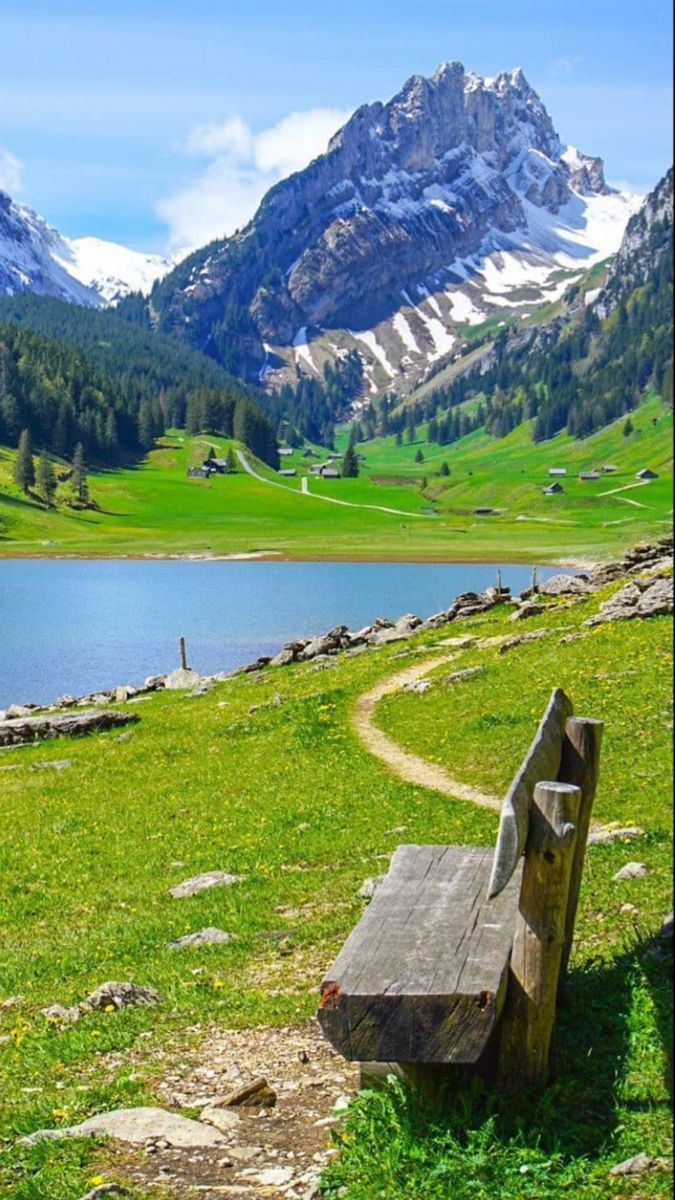
#> input picture utils/assets/peaceful_scenic.jpg, 675 x 1200 px, found by its file name
$ python OpenCV_test2_manip.py
#> lines starting #> are read from the running program, lines starting #| are printed output that depends on the picture
import cv2
import numpy as np

img = cv2.imread("assets/peaceful_scenic.jpg")
#> img is the input picture: shape (1200, 675, 3); mean B, G, R 112.7, 144.9, 119.9


#RESIZE
img = cv2.resize(img, (400, 800))
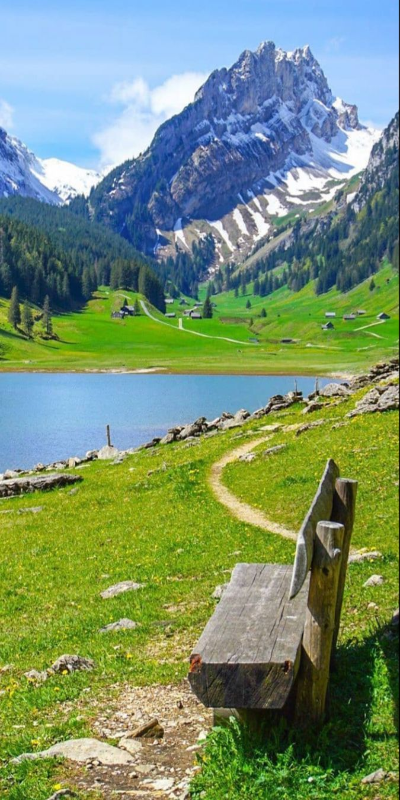
#> img: shape (800, 400, 3); mean B, G, R 112.6, 144.8, 119.8
img = cv2.resize(img, (0,0), fx = 2, fy = 1)
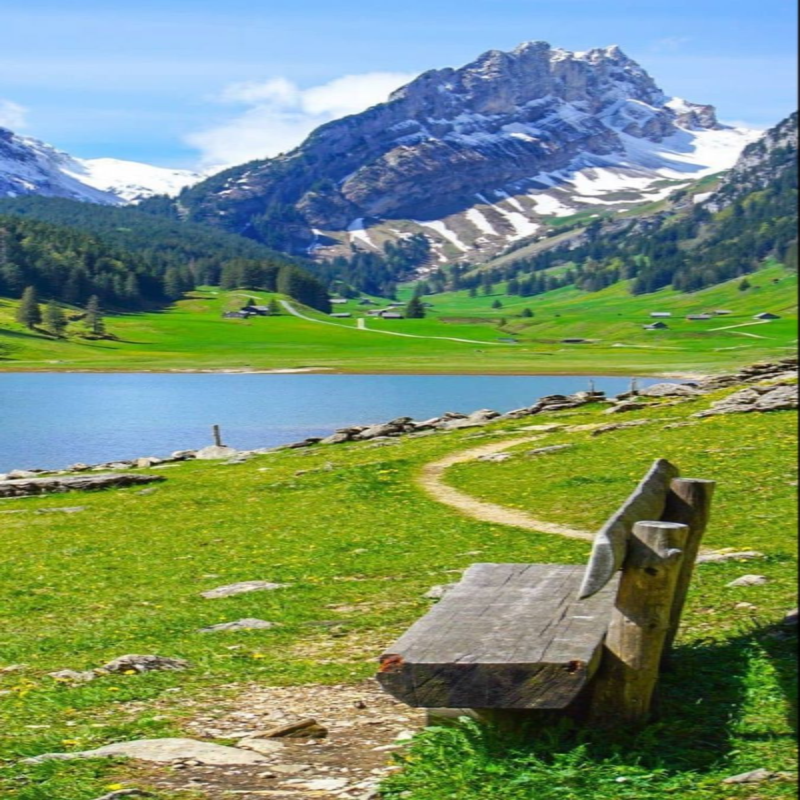
#> img: shape (800, 800, 3); mean B, G, R 112.7, 145, 119.9

#CROP
height, width = img.shape[0], img.shape[1]
#> height = 800; width = 800
img = img[int(height/3) : height,50 : -50]  #img is 2D Array
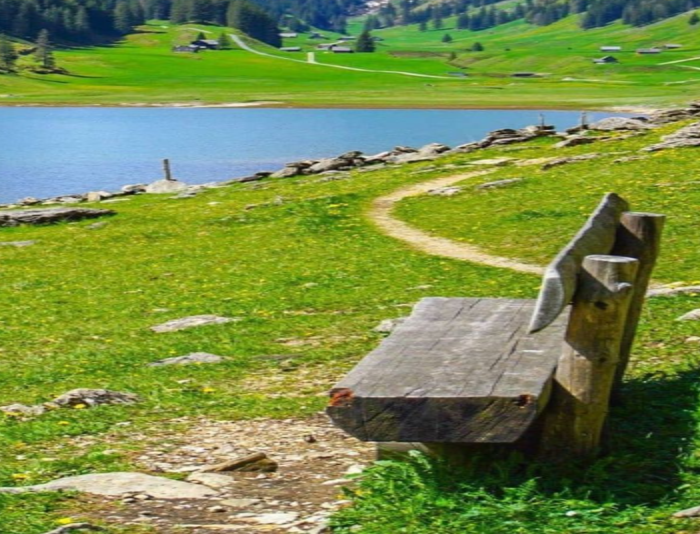
#> img: shape (534, 700, 3); mean B, G, R 72.6, 139, 118.6
                                            # ":" is slice notation
                                            # 0,0 is top left of img


#ROTATE
height, width = img.shape[0], img.shape[1]
#> height = 534; width = 700
img = cv2.rotate(img, cv2.ROTATE_180)
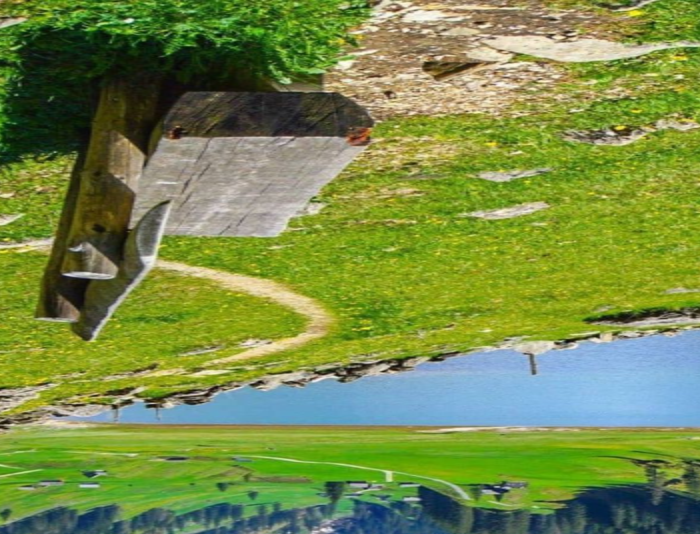
#> img: shape (534, 700, 3); mean B, G, R 72.6, 139, 118.6

M = cv2.getRotationMatrix2D(center=(width/2, height/2), angle = 150, scale = 1) #rotation matrix, maps the pixels to where they need to be

img = cv2.warpAffine(img, M, (width,height))
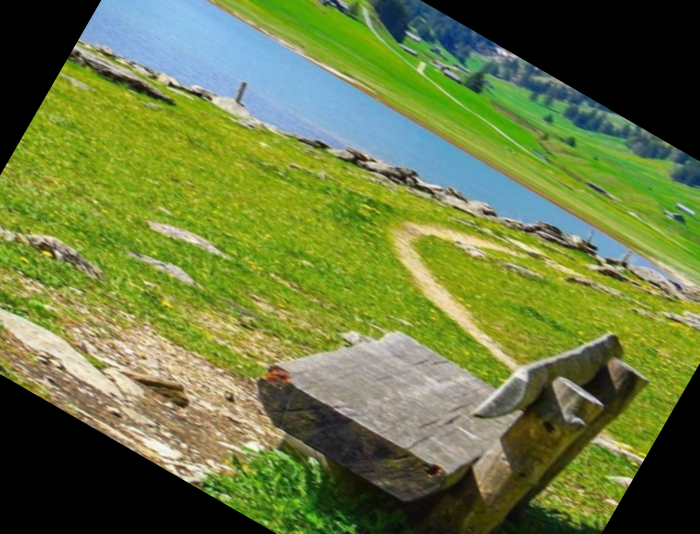
#> img: shape (534, 700, 3); mean B, G, R 64, 121, 105.8

#TRANSLATE
tx = width / 5
#> tx = 140
ty = height / 2
#> ty = 267
 #translation matrix
M = np.array([
    [1,0,tx],
    [0,1,ty]
]) #does matrix mulitplication in warpAffine function
#> M = [[1, 0, 140], [0, 1, 267]]

img = cv2.warpAffine(img, M, (width,height))
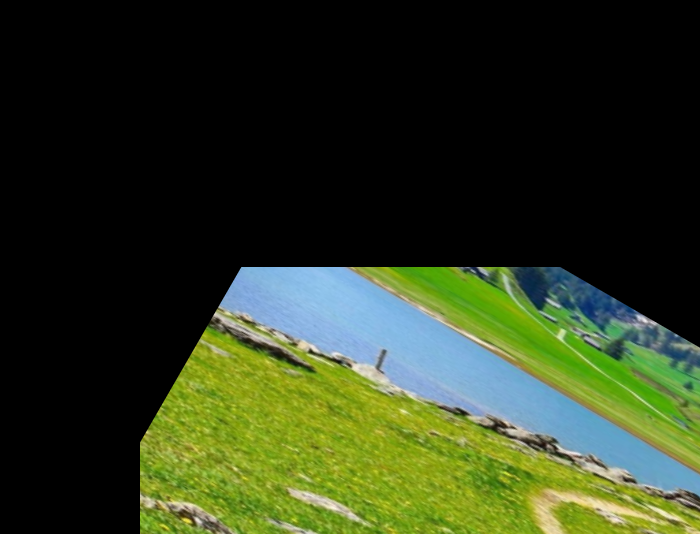
#> img: shape (534, 700, 3); mean B, G, R 30.7, 57.2, 45.9


cv2.imshow("This is what you want", img)
cv2.waitKey(0)
cv2.destroyAllWindows()
